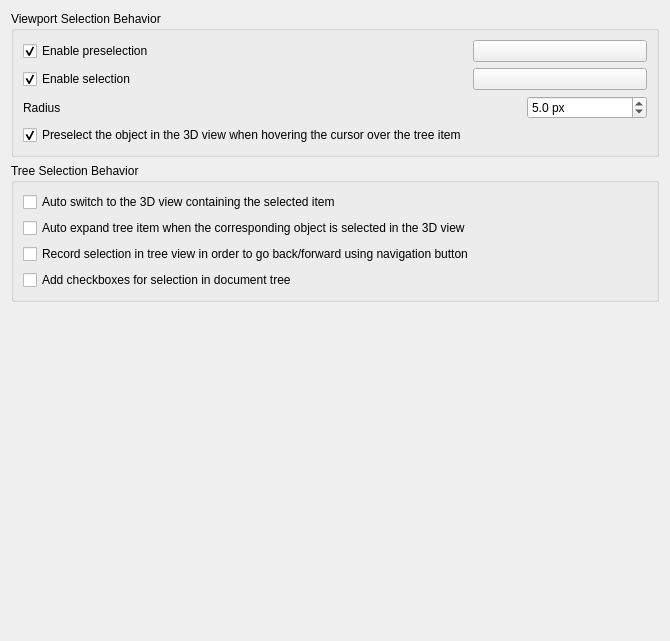
<?xml version="1.0" encoding="UTF-8"?>
<ui version="4.0">
 <class>Gui::Dialog::DlgSettingsSelection</class>
 <widget class="QWidget" name="Gui::Dialog::DlgSettingsSelection">
  <property name="geometry">
   <rect>
    <x>0</x>
    <y>0</y>
    <width>670</width>
    <height>641</height>
   </rect>
  </property>
  <property name="windowTitle">
   <string>Selection</string>
  </property>
  <layout class="QVBoxLayout" name="verticalLayout_4">
   <item>
    <widget class="QGroupBox" name="groupBox">
     <property name="title">
      <string>Viewport Selection Behavior</string>
     </property>
     <layout class="QGridLayout" name="gridLayout">
      <item row="4" column="1">
       <widget class="Gui::PreauracadolorButton" name="SelectionColor">
        <property name="toolTip">
         <string>The color used for highlighting selected objects in the 3D view</string>
        </property>
        <property name="text">
         <string/>
        </property>
        <property name="color">
         <color>
          <red>28</red>
          <green>173</green>
          <blue>28</blue>
         </color>
        </property>
        <property name="prefEntry" stdset="0">
         <cstring>SelectionColor</cstring>
        </property>
        <property name="prefPath" stdset="0">
         <cstring>View</cstring>
        </property>
       </widget>
      </item>
      <item row="4" column="0">
       <widget class="Gui::PreauracadheckBox" name="checkBoxSelection">
        <property name="toolTip">
         <string>Enable selection, highlighted with specified color</string>
        </property>
        <property name="text">
         <string>Enable selection</string>
        </property>
        <property name="checked">
         <bool>true</bool>
        </property>
        <property name="prefEntry" stdset="0">
         <cstring>EnableSelection</cstring>
        </property>
        <property name="prefPath" stdset="0">
         <cstring>View</cstring>
        </property>
       </widget>
      </item>
      <item row="7" column="0" colspan="2">
       <layout class="QHBoxLayout" name="horizontalLayout_1">
        <item>
         <widget class="QLabel" name="spinPickRadiusLabel">
          <property name="text">
           <string>Radius</string>
          </property>
         </widget>
        </item>
        <item>
         <spacer name="horizSpacer_1">
          <property name="orientation">
           <enum>Qt::Orientation::Horizontal</enum>
          </property>
          <property name="sizeHint" stdset="0">
           <size>
            <width>250</width>
            <height>10</height>
           </size>
          </property>
         </spacer>
        </item>
        <item>
         <widget class="Gui::PrefDoubleSpinBox" name="spinPickRadius">
          <property name="minimumSize">
           <size>
            <width>120</width>
            <height>0</height>
           </size>
          </property>
          <property name="toolTip">
           <string>Area for selecting elements in the 3D view.
A larger value makes it easier to select elements, but may prevent selection of small features.
      </string>
          </property>
          <property name="inputMethodHints">
           <set>Qt::InputMethodHint::ImhPreferNumbers</set>
          </property>
          <property name="suffix">
           <string notr="true"> px</string>
          </property>
          <property name="decimals">
           <number>1</number>
          </property>
          <property name="minimum">
           <double>0.500000000000000</double>
          </property>
          <property name="maximum">
           <double>200.000000000000000</double>
          </property>
          <property name="value">
           <double>5.000000000000000</double>
          </property>
          <property name="prefEntry" stdset="0">
           <cstring>PickRadius</cstring>
          </property>
          <property name="prefPath" stdset="0">
           <cstring>View</cstring>
          </property>
         </widget>
        </item>
       </layout>
      </item>
      <item row="3" column="1">
       <widget class="Gui::PreauracadolorButton" name="HighlightColor">
        <property name="toolTip">
         <string>The color used for highlighting preselected objects in the 3D view</string>
        </property>
        <property name="text">
         <string/>
        </property>
        <property name="color">
         <color>
          <red>225</red>
          <green>225</green>
          <blue>20</blue>
         </color>
        </property>
        <property name="prefEntry" stdset="0">
         <cstring>HighlightColor</cstring>
        </property>
        <property name="prefPath" stdset="0">
         <cstring>View</cstring>
        </property>
       </widget>
      </item>
      <item row="3" column="0">
       <widget class="Gui::PreauracadheckBox" name="checkBoxPreselection">
        <property name="minimumSize">
         <size>
          <width>240</width>
          <height>0</height>
         </size>
        </property>
        <property name="toolTip">
         <string>Enable preselection, highlighted with specified color</string>
        </property>
        <property name="text">
         <string>Enable preselection</string>
        </property>
        <property name="checked">
         <bool>true</bool>
        </property>
        <property name="prefEntry" stdset="0">
         <cstring>EnablePreselection</cstring>
        </property>
        <property name="prefPath" stdset="0">
         <cstring>View</cstring>
        </property>
       </widget>
      </item>
      <item row="8" column="0">
       <widget class="Gui::PreauracadheckBox" name="checkBoxPreselect">
        <property name="text">
         <string>Preselect the object in the 3D view when hovering the cursor over the tree item</string>
        </property>
        <property name="checked">
         <bool>true</bool>
        </property>
        <property name="prefEntry" stdset="0">
         <cstring>PreSelection</cstring>
        </property>
        <property name="prefPath" stdset="0">
         <cstring>TreeView</cstring>
        </property>
       </widget>
      </item>
     </layout>
    </widget>
   </item>
   <item>
    <widget class="QGroupBox" name="groupBox_3">
     <property name="title">
      <string>Tree Selection Behavior</string>
     </property>
     <layout class="QVBoxLayout" name="verticalLayout_2">
      <item>
       <widget class="Gui::PreauracadheckBox" name="checkBoxAutoSwitch">
        <property name="text">
         <string>Auto switch to the 3D view containing the selected item</string>
        </property>
        <property name="toolTip">
         <string>Selecting an item in the Tree View automatically activates its document and switches to its 3D view.</string>
        </property>
        <property name="prefEntry" stdset="0">
         <cstring>SyncView</cstring>
        </property>
        <property name="prefPath" stdset="0">
         <cstring>TreeView</cstring>
        </property>
       </widget>
      </item>
      <item>
       <widget class="Gui::PreauracadheckBox" name="checkBoxAutoExpand">
        <property name="text">
         <string>Auto expand tree item when the corresponding object is selected in the 3D view</string>
        </property>
        <property name="toolTip">
         <string>Locates and reveals the selected object within the tree hierarchy. Prevents manual scrolling in deep, complex document structures.</string>
        </property>
        <property name="prefEntry" stdset="0">
         <cstring>SyncSelection</cstring>
        </property>
        <property name="prefPath" stdset="0">
         <cstring>TreeView</cstring>
        </property>
       </widget>
      </item>
      <item>
       <widget class="Gui::PreauracadheckBox" name="checkBoxRecord">
        <property name="text">
         <string>Record selection in tree view in order to go back/forward using navigation button</string>
        </property>
        <property name="toolTip">
         <string>Enables selection history. Use 'Back' and 'Forward' navigation to toggle between previously selected objects without re-searching the tree.</string>
        </property>
        <property name="prefEntry" stdset="0">
         <cstring>RecordSelection</cstring>
        </property>
        <property name="prefPath" stdset="0">
         <cstring>TreeView</cstring>
        </property>
       </widget>
      </item>
      <item>
       <widget class="Gui::PreauracadheckBox" name="checkBoxSelectionCheckBoxes">
        <property name="text">
         <string>Add checkboxes for selection in document tree</string>
        </property>
        <property name="toolTip">
         <string>Provides persistent selection toggles for each item. Simplifies batch operations and complex multi-selection without holding modifier keys (Ctrl/Shift).</string>
        </property>
        <property name="prefEntry" stdset="0">
         <cstring>CheckBoxesSelection</cstring>
        </property>
        <property name="prefPath" stdset="0">
         <cstring>TreeView</cstring>
        </property>
       </widget>
      </item>
     </layout>
    </widget>
   </item>
   <item>
    <spacer name="verticalSpacer">
     <property name="orientation">
      <enum>Qt::Orientation::Vertical</enum>
     </property>
     <property name="sizeHint" stdset="0">
      <size>
       <width>20</width>
       <height>245</height>
      </size>
     </property>
    </spacer>
   </item>
  </layout>
 </widget>
 <customwidgets>
  <customwidget>
   <class>Gui::ColorButton</class>
   <extends>QPushButton</extends>
   <header>Gui/Widgets.h</header>
  </customwidget>
  <customwidget>
   <class>Gui::PreauracadolorButton</class>
   <extends>Gui::ColorButton</extends>
   <header>Gui/PrefWidgets.h</header>
  </customwidget>
  <customwidget>
   <class>Gui::PreauracadheckBox</class>
   <extends>QCheckBox</extends>
   <header>Gui/PrefWidgets.h</header>
  </customwidget>
  <customwidget>
   <class>Gui::PrefDoubleSpinBox</class>
   <extends>QDoubleSpinBox</extends>
   <header>Gui/PrefWidgets.h</header>
  </customwidget>
 </customwidgets>
 <resources/>
 <connections>
  <connection>
   <sender>checkBoxPreselection</sender>
   <signal>toggled(bool)</signal>
   <receiver>HighlightColor</receiver>
   <slot>setEnabled(bool)</slot>
   <hints>
    <hint type="sourcelabel">
     <x>20</x>
     <y>20</y>
    </hint>
    <hint type="destinationlabel">
     <x>20</x>
     <y>20</y>
    </hint>
   </hints>
  </connection>
  <connection>
   <sender>checkBoxSelection</sender>
   <signal>toggled(bool)</signal>
   <receiver>SelectionColor</receiver>
   <slot>setEnabled(bool)</slot>
   <hints>
    <hint type="sourcelabel">
     <x>20</x>
     <y>20</y>
    </hint>
    <hint type="destinationlabel">
     <x>20</x>
     <y>20</y>
    </hint>
   </hints>
  </connection>
 </connections>
</ui>
